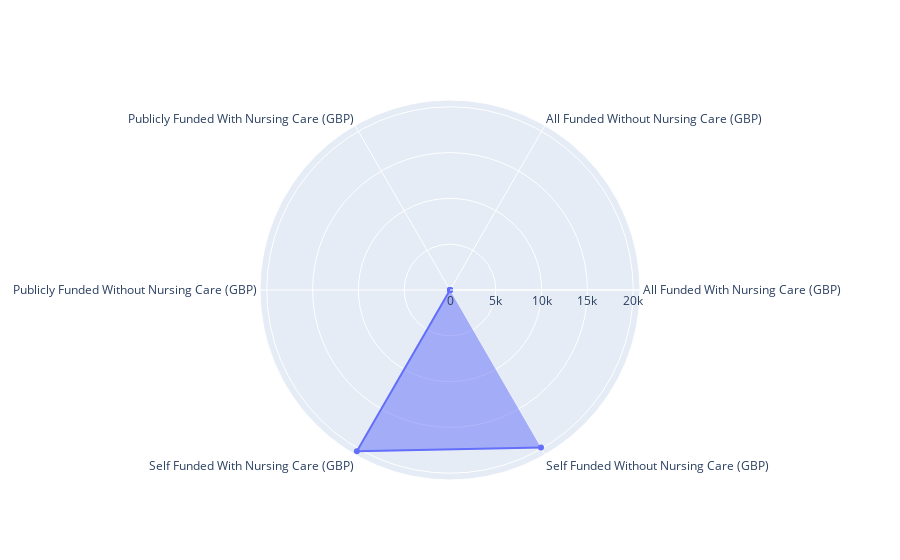

The notebook cell saved with this chart:
### Markdown cell above
### Plot

### Code cell
# spider plot

fig = go.Figure()

fig.add_trace(go.Scatterpolar(
    r = care_home_charges_scot.iloc[0].tolist(),
    theta = care_home_charges_scot.columns.values.tolist(),
    fill = "toself",
    name = str(care_home_charges_scot.index[0]).replace("0331","")
))

fig.show()

### Figure 1 — Plotly figure (JSON) as saved in the notebook; plotly's stock layout.template omitted (floating-point values rounded to 4 significant figures)
{"data": [{"fill": "toself", "name": "2010", "r": [0, 0, 0, 0, 20332, 19861], "theta": ["All Funded With Nursing Care (GBP)", "All Funded Without Nursing Care (GBP)", "Publicly Funded With Nursing Care (GBP)", "Publicly Funded Without Nursing Care (GBP)", "Self Funded With Nursing Care (GBP)", "Self Funded Without Nursing Care (GBP)"], "type": "scatterpolar"}], "layout": {}}
